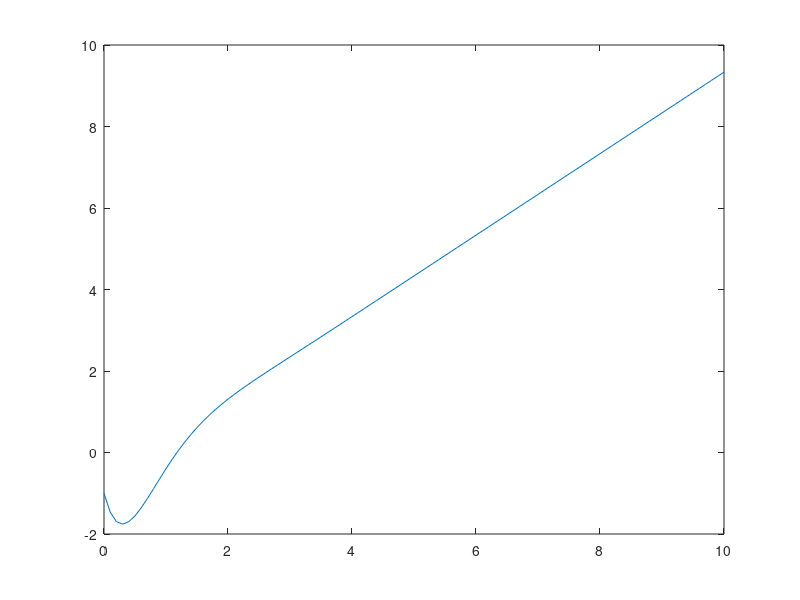

Here is the MATLAB script that generated this plot: (Note: this script raises an error after producing the figure.)
%% 1

s = tf('s');

G1 = 1 / (s + 2); 
G3 = 1 / (s + 4); 
G4 = (s + 1) / (s^2 + 6*s); 
H1 = 3; 
H2 = 5;

H1 = H1/G4;
G34 = series(G3, G4);
G34H2 = feedback(G34, H2);
G34H12 = feedback(G34H2, H1);
G = series(G1, G34H12);

%% 2

s  = tf('s');

a2 = 1;         % coeficientii pf
a1 = 4;
a0 = 6;
b  = 6;

num_pf = b;
den_pf = [a2 a1 a0];
Gpf    = tf(num_pf,den_pf);

% a)
t  = 0:0.1:10;
u  = t;
y0 = 1;         % cond initiale
dy0 = 1;
sys_pf = ss(Gpf);
x0 = [y0; dy0];
y  = lsim(sys_pf,u,t,x0);
figure; plot(t,y);

% b)
Gr  = 2.07 + 3.27/s;
Gol = Gr*Gpf;
Gcl = feedback(Gol,1);

% c)
p_Gcl = pole(Gcl);

% d)
info_Gcl = stepinfo(Gcl);

%% 3 
s = tf('s');
G = 180 / (s^3 + 24*s^2 + 89*s + 180);

% a) polii
p = pole(G);

% b)
minValue = inf;
minIndex = 0;

for i = 1:length(p)
    if abs(p(i)) < minValue
        minValue = abs(p(i));
        minIndex = i;
    end
end

pdom = p(minIndex);
pr = p;
pr(minIndex) = [];

ratio = min(abs(pr))/abs(pdom);         % pr > 5pdom

a = abs(real(pdom));
Gred = dcgain(G)*a/(s + a);

t = 0:0.01:5;
figure; step(G,Gred,t)
infoG  = stepinfo(G);

%% 5

% a)
den = [1 3 0];
r = roots(den);
sumRoots = sum(r == 0);

switch sumRoots
    case 0
        disp('finita pentru treapta');
    case 1
        disp('finita pentru rampa');
    case 2
        disp('finita pentru parabola');
    otherwise
        disp('0 pentru parabola');
end

% b)
% t  = 0:0.1:10;
% [y, t] = step(feedback, t);
% figure; plot(t, y);
